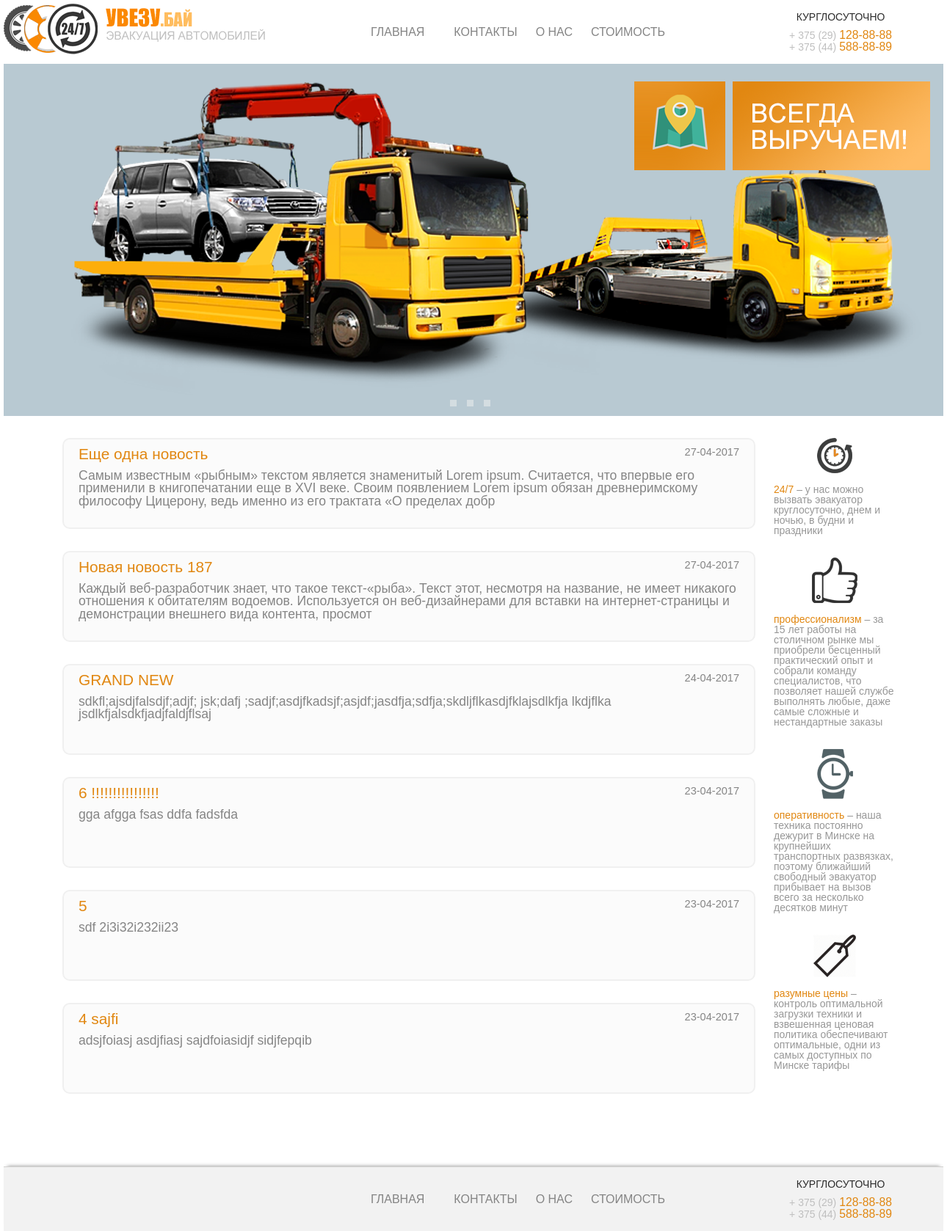
The page / on the database its author committed.
### news/models.py (models this page shows)
class Article(models.Model):
    title = models.CharField(max_length=50)
    article_descr = models.CharField(max_length=250)
    date = models.DateTimeField(auto_now=True)

### news/views.py (the view)
# urls.py: url(r'^$', views.IndexView.as_view(), name='index'),
class IndexView(generic.ListView):
    template_name = 'news/index.html'
    context_object_name = 'latest_news_list'
    def get_queryset(self):
        return Article.objects.order_by('-date')[:6]

### news/templates/news/index.html (shortened to what this page needs)
{% extends 'news/base.html' %}
{% load staticfiles %}
{% block headerdata %}
  <link rel="stylesheet" type="text/css" href="{% static 'news/styles/article.css' %}">
{% endblock %}
{% block slider %}
  <div class="slider">
    <img class="Slides" src="{% static 'news/images/slider-1.png' %}" alt="slide-1">
    <div class="sl-buttons">
      <ul>
        <li class="Active" onclick="showDivs(1)"></li>
        <li class="Active" onclick="showDivs(2)"></li>
        <li class="Active" onclick="showDivs(3)"></li>
      </ul>
    </div>
  </div>
{% endblock %}
{% block content %}
  {% if latest_news_list %}
  <ul>
    {% for news in latest_news_list %}
        <li class="article">
          <h2>{{ news.title }}<span>{{ news.date|date:"d-m-Y" }}</span></h2>
          <p> {{ news.article_descr }}</p>
        </li>
    {% endfor %}
  </ul>
  {% else %}
      <p>No news</p>
  {% endif %}
{% endblock %}

### news/static/news/styles/style.css (style rules this page uses)
html, body, div, span, applet, object, iframe, h1, h2, h3, h4, h5, h6, p, blockquote, pre, a, abbr, acronym, address, big, cite, code, del, dfn, em, img, ins, kbd, q, s, samp, small, strike, strong, sub, sup, tt, var, b, u, i, center, dl, dt, dd, ol, ul, li, fieldset, form, label, legend, table, caption, tbody, tfoot, thead, tr, th, td, article, aside, canvas, details, embed, figure, figcaption, footer, header, hgroup, menu, nav, output, ruby, section, summary, time, mark, audio, video { margin: 0; padding: 0; border: 0; font-size: 100%; font: inherit; vertical-align: baseline; }
body { line-height: 1; }
ol, ul { list-style: none; }
span { color: #e18711; }
html { height: 100%; box-sizing: border-box; }
body { position: relative; margin: 0 auto; padding-bottom: 87px; width: 1280px; min-height: 100%; }
main .slider { position: relative; display: -ms-flexbox; display: flex; -ms-flex-pack: center; justify-content: center; }
main .slider .sl-buttons { position: absolute; bottom: 10px; }
main .slider .sl-buttons ul li { margin-right: 10px; display: inline-block; width: 9px; height: 9px; background-color: #d4dde1; }

### news/static/news/styles/article.css (style rules this page uses)
.Slides { display: none; }
.article { margin: 30px 0; padding: 10px 20px; min-height: 100px; color: #858585; border: 2px solid #f0f0f0; border-radius: 10px; background-color: #fbfbfb; font-family: segoe-ui, Arial, sans-serif; }
.article h2 { margin-bottom: 10px; font-size: 1.3em; color: #e18711; }
.article p { font-size: 1.1em; }
.article h2 span { float: right; color: #858585; font-size: 0.7em; }
.article h2 span:after { clear: both; }

### rows shown on the page
Article: title "Еще одна новость", date "27-04-2017", article_descr "Самым известным «рыбным» текстом является знаменитый Lorem ipsum. Считается, что впервые его применили в книгопечатании еще в XVI веке. Своим появлением Lorem ipsum обязан древнеримскому философу Цицерону, ведь именно из его трактата «О пределах добр"
Article: title "Новая новость 187", date "27-04-2017", article_descr "Каждый веб-разработчик знает, что такое текст-«рыба». Текст этот, несмотря на название, не имеет никакого отношения к обитателям водоемов. Используется он веб-дизайнерами для вставки на интернет-страницы и демонстрации внешнего вида контента, просмот"
Article: title "GRAND NEW", date "24-04-2017", article_descr "sdkfl;ajsdjfalsdjf;adjf; jsk;dafj ;sadjf;asdjfkadsjf;asjdf;jasdfja;sdfja;skdljflkasdjfklajsdlkfja lkdjflka jsdlkfjalsdkfjadjfaldjflsaj"
Article: title "6 !!!!!!!!!!!!!!!!", date "23-04-2017", article_descr "gga afgga fsas ddfa fadsfda"
Article: title "5", date "23-04-2017", article_descr "sdf 2i3i32i232ii23"
Article: title "4 sajfi", date "23-04-2017", article_descr "adsjfoiasj asdjfiasj sajdfoiasidjf sidjfepqib"
